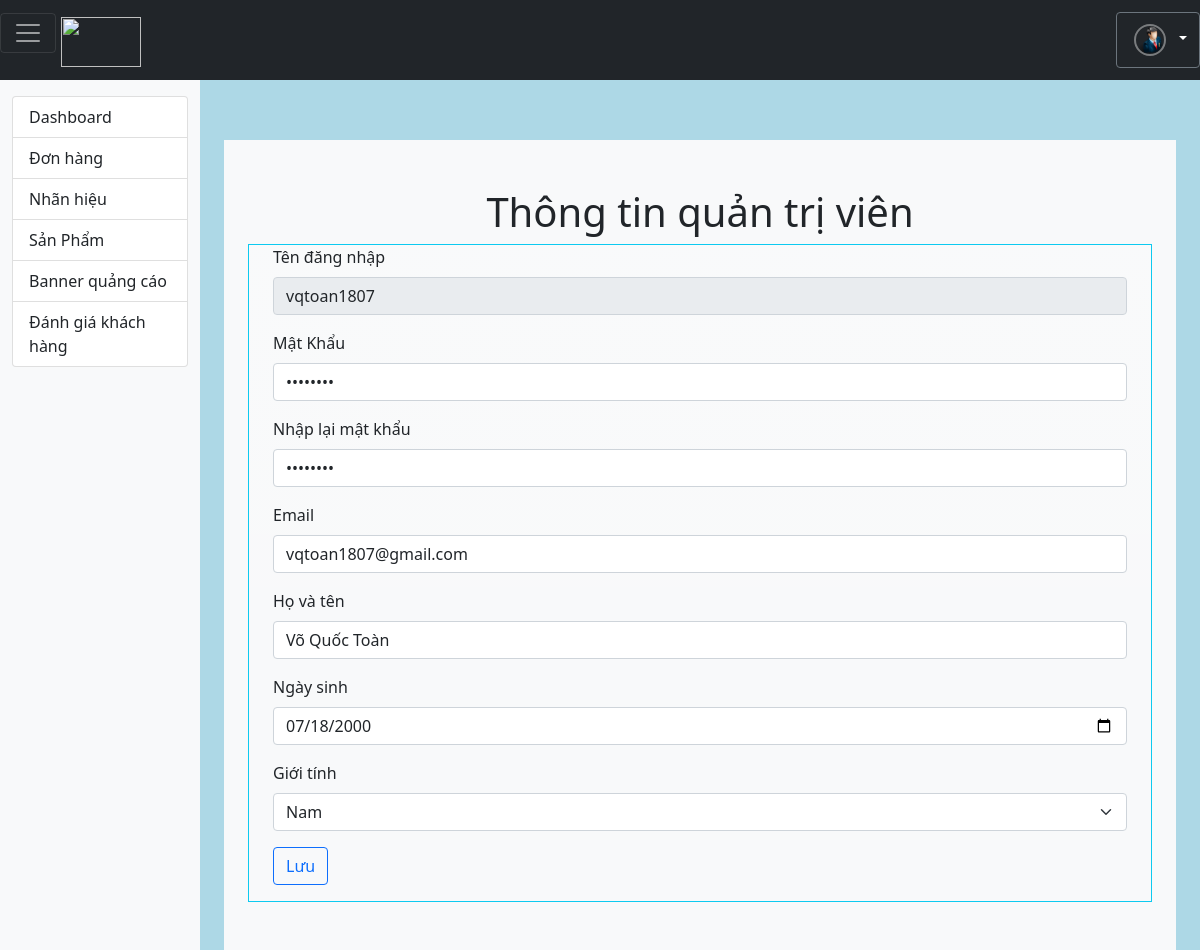
/admin/profile.php (signed in), run on the app's committed database.
### tables this page shows
CREATE TABLE IF NOT EXISTS `accountad` (
  `username` varchar(20) NOT NULL,
  `password` varchar(255) NOT NULL,
  `email` varchar(50) NOT NULL,
  `fullname` varchar(100) NOT NULL,
  `birthday` varchar(10) NOT NULL,
  `sex` tinyint(1) NOT NULL,
  `level` int(1) NOT NULL,
  PRIMARY KEY (`username`,`password`)
);

### admin/db/dbhelper.php (called while the page is built, shortened)
<?php
function executeSingleResult($sql) {
	$con = mysqli_connect(HOST, USERNAME, PASSWORD, DATABASE);
	mysqli_set_charset($con,'UTF8');
	$result = mysqli_query($con, $sql);
	$row    = mysqli_fetch_array($result, 1);
	return $row;
}

### admin/profile.php (the view, shortened to what this page needs)
<?php
require_once('db/dbhelper.php');
if(isset($_SESSION['username']) and isset($_SESSION['password'])){
    $username=$_SESSION['username'];
    $password=$_SESSION['password'];
    $sql = "select * from accountad where username = '$username' and password = '$password' ";
    $ad=executeSingleResult($sql);
}else header('Location: login/login.php');
?>
<!DOCTYPE html>
<html>
  <head>
    <link href="https://cdn.jsdelivr.net/npm/bootstrap@5.0.0-beta3/dist/css/bootstrap.min.css" rel="stylesheet">
  </head>
  <body>
    <head>
      <nav class="navbar navbar-dark bg-dark">
          <a class="navbar-brand" href="dashboard/">
            <button class="navbar-toggler" type="button" data-bs-toggle="collapse" data-bs-target="#sideBar" aria-controls="sideBar" aria-expanded="false" aria-label="Toggle navigation">
              <span class="navbar-toggler-icon"></span>
            </button>
            <img src="../images/logo.png" alt="" width="80" height="50" class="d-inline-block align-text-top">
          </a>
          <ul class="nav justify-item-end">
            <div class="btn-group dropdown nav-item text-nowrap">
              <button type="button" class="btn btn-secondary dropdown-toggle bg-transparent" data-bs-toggle="dropdown" aria-expanded="false">
                <img src="../images/admin.png" alt="Avatar" class="circle d-inline">
              </button>
              </ul>
      </nav>
    </head>
    <div class="container-fluid">
      <div class="row">
        <nav id="sideBar" class="col-md-5 col-lg-2 bg-light sidebar d-md-block collapse show">
          <div class="position-sticky pt-3">
            <ul class="nav flex-column">
              <div class="list-group">
                <a href="dashboard/" class="list-group-item list-group-item-action">
                  Dashboard
                </a>
                <a href="order/" class="list-group-item list-group-item-action ">
                  Đơn hàng
                </a>
                <a href="brand/" class="list-group-item list-group-item-action ">
                  Nhãn hiệu
                </a>
                <a href="product/" class="list-group-item list-group-item-action ">
                  Sản Phẩm
                </a>
                <a href="../banner/" class="list-group-item list-group-item-action">
                  Banner quảng cáo
                </a>
                <a href="comment/" class="list-group-item list-group-item-action ">
                  Đánh giá khách hàng
                </a>
              </div>
            </ul>
          </div>
        </nav>
        <main class="col-md-9 ms-sm-auto col-lg-10 px-md-4 top-space">
        <div class="album py-5 bg-light">
          <div class="container ">
            <h1 class="text-center">Thông tin quản trị viên</h1>
            <div class="container container-fluid bg-gradient border border-info">
                <form method="POST" action="processing.php">
                    <div class="mb-3">
                        <label class="form-label">Tên đăng nhập</label>
                        <input type="text" class="form-control" id="username" name="username" value="<?=$ad['username']?>" disabled>
                    </div>
                    <div class="mb-3">
                        <label class="form-label">Mật Khẩu</label>
                        <input type="password" class="form-control" id="pass" name="pass" value="<?=$ad['password']?>">
                    </div>
                    <div class="mb-3">
                        <label class="form-label">Nhập lại mật khẩu</label>
                        <input type="password" class="form-control" id="repass" name="repass" value="<?=$ad['password']?>">
                    </div>
                    <div class="mb-3">
                        <label class="form-label">Email</label>
                        <input type="email" class="form-control" id="email" name="email" value="<?=$ad['email']?>">
                    </div>
                    <div class="mb-3">
                        <label class="form-label">Họ và tên</label>
                        <input type="text" class="form-control" id="fullname" name="fullname" value="<?=$ad['fullname']?>">
                    </div>
                    <div class="mb-3">
                        <label class="form-label">Ngày sinh</label>
                        <input type="date" class="form-control" id="birthday" name="birthday" value="<?=$ad['birthday']?>">
                    </div>
                    <div class="mb-3">
                        <label class="form-label">Giới tính</label>
                        <select class="form-select" name="sex">
                            <option <?php if($ad['sex']==1) echo 'selected'; ?> value="1">Nam</option>
                        </select>
                    </div>
                    <div class="mb-3">
                     <button class="btn btn-outline-primary" type="submit" name="save">Lưu</button>
                    </div>
                </form>
            </div>
          </div>
        </div>
        </main>
      </div>
    </div>
  </body>
</html>

### admin/profile.php (style rules this page uses)
.circle { line-height: 0; display: inline-block; margin: 5px; border: 2px solid rgba(255,255,255,0.4); border-radius: 50%; transition: linear 0.25s; height: 32px; width: 32px; }
body { background-color: lightblue; }
.top-space { margin-top: 5% !important; }

### data on the page
accountad: username "vqtoan1807", email "vqtoan1807@gmail.com", fullname "Võ Quốc Toàn", birthday "07/18/2000", sex "Nam"
